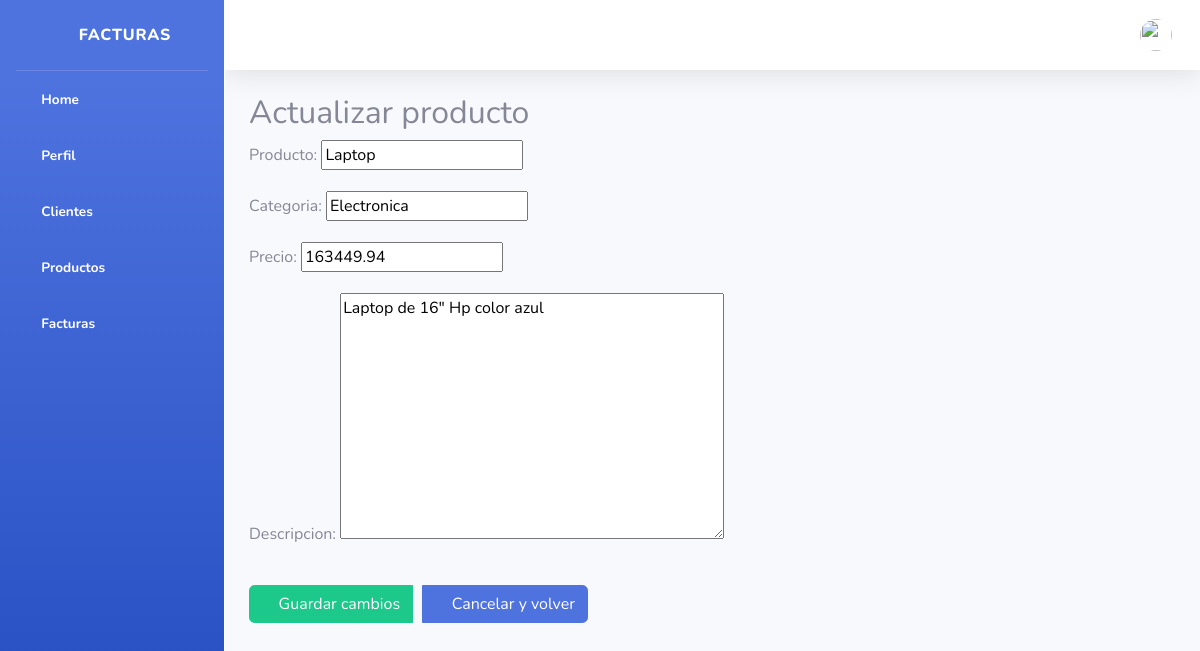
Page /catalogos/producto/actualizar/1/ on the committed database.
### catalogos/models.py (models this page shows, shortened)
class Producto(models.Model):
    producto = models.CharField(max_length=100)
    categoria = models.CharField(max_length=100)
    precio = models.DecimalField(max_digits=10, decimal_places=2)
    descripcion = models.TextField()

### catalogos/views.py (the view)
# urls.py: path('producto/actualizar/<int:id>/', views.actualizarProducto, name='actualizarProducto'),
def actualizarProducto(request, id):
    producto = get_object_or_404(Producto, id=id)
    if request.method == 'POST':
        form = productoForm(request.POST, instance=producto)
        if form.is_valid():
            form.save()
            return redirect('homeProducto')
    else:
        form = productoForm(instance=producto)
    return render(request, 'actualizarProducto.html', {'form': form})

### catalogos/forms.py
class productoForm(forms.ModelForm):
    class Meta:
        model = Producto
        fields = ['producto', 'categoria', 'precio', 'descripcion']

### catalogos/templates/actualizarProducto.html (shortened to what this page needs)
{% extends "base.html" %}
{% block content %}
<div class="container">
    <h2>Actualizar producto</h2>
    <form method="post">
        {{ form.as_p }}
        <div class="btn-group">
            <button type="submit" class="btn btn-success">
                <span class="icon text-white-50">
                    <i class="fas fa-check"></i>
                </span>
                <span class="text">Guardar cambios</span>
            </button>
            <a href="{% url 'homeCliente' %}" class="btn btn-primary">
                <span class="icon text-white-50">
                    <i class="fas fa-arrow-left"></i>
                </span>
                <span class="text">Cancelar y volver</span>
            </a>
        </div>
    </form>
</div>
{% endblock %}

### catalogos/templates/actualizarProducto.html (style rules this page uses)
.btn-group { display: flex; gap: 10px; margin-top: 15px; }

### rows in the picture
Producto: producto "Laptop", categoria "Electronica", precio "163449.94", descripcion "Laptop de 16\" Hp color azul"
